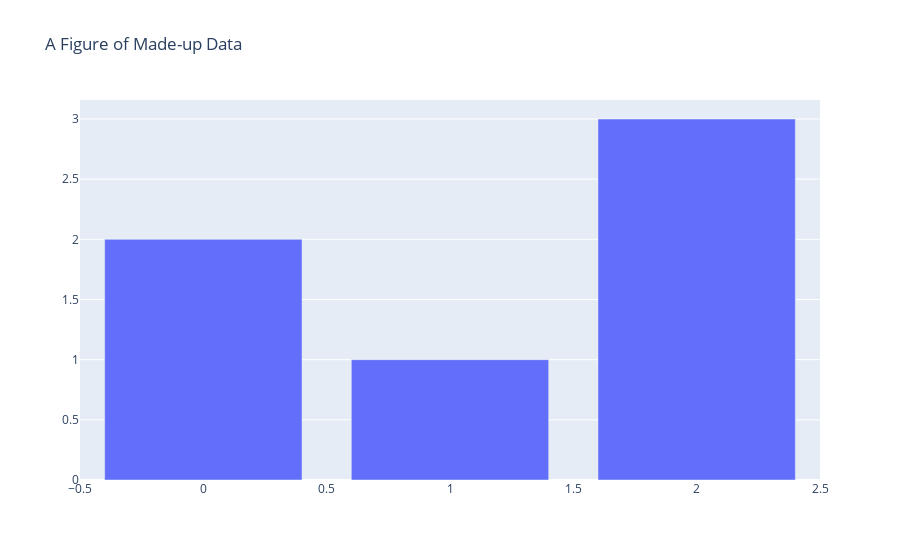

Notebook code cell kept with this figure:
### Code cell
import plotly.graph_objects as go
fig = go.Figure(
    data=[go.Bar(y=[2, 1, 3])],
    layout_title_text="A Figure of Made-up Data"
)
fig

### Figure 1 — Plotly figure (JSON) as saved in the notebook; plotly's stock layout.template omitted (floating-point values rounded to 4 significant figures)
{"data": [{"type": "bar", "y": [2, 1, 3]}], "layout": {"autosize": true, "title": {"text": "A Figure of Made-up Data"}, "xaxis": {"autorange": true, "range": [-0.5, 2.5]}, "yaxis": {"autorange": true, "range": [0, 3.158], "type": "linear"}}}
